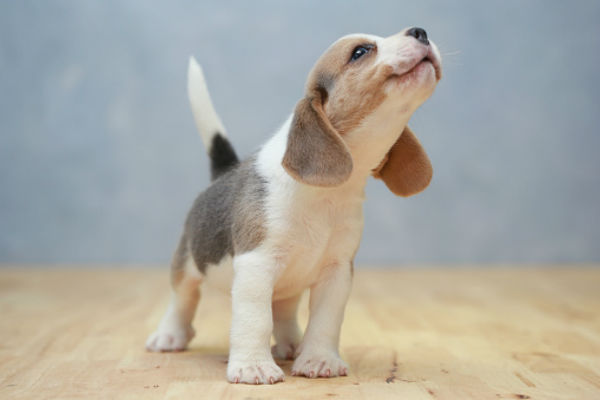
#> input picture Convolutions/dog.jpg, 600 x 400 px
$ python convolutions.py --image dog.jpg
#> lines starting #> are read from the running program, lines starting #| are printed output that depends on the picture
# import necessary packages
from skimage.exposure import rescale_intensity
import numpy as np
import argparse
import cv2

def convolve(image, K):
    (iH, iW) = image.shape[:2]
    (kH, kW) = K.shape[:2]
    pad = (kW - 1) // 2
    image = cv2.copyMakeBorder(image, pad, pad, pad, pad, cv2.BORDER_REPLICATE)
    output = np.zeros((iH, iW), dtype="float")

    # sliding the kernel from left-to-right and top-to-bottom
    for y in np.arange(pad, iH + pad):
        for x in np.arange(pad, iW + pad):
            # extracts the Region of Interest
            roi = image[y - pad:y + pad + 1, x - pad:x + pad + 1]
            # Convolution
            k = (roi * K).sum()
            output[y - pad, x - pad] = k

    # rescale output
    output = rescale_intensity(output, in_range=(0,255))
    output = (output * 255).astype("uint8")
    return output

# input path
ap = argparse.ArgumentParser()
ap.add_argument("-i", "--image", required=True, help="path to the input image")
args = vars(ap.parse_args())

# kernels
# for bluring
smallBlur = np.ones((7,7), dtype="float") * (1.0 / (7*7))
largeBlur = np.ones((21,21), dtype="float") * (1.0 / (21*21))
# for sharping
sharpen = np.array(([0, -1, 0], [-1, 5, -1], [0, -1, 0]), dtype="int")
# detect edge-like regions
laplacian = np.array(([0, 1, 0], [1, -4, 1], [0, 1, 0]), dtype="int")
#detect edge-like regions along both the x and y axis
sobelX = np.array(([-1, 0, 1], [-2, 0, 2], [-1, 0, 1]), dtype="int")
sobelY = np.array(([-1, -2, -1], [0, 0, 0], [1, 2, 1]), dtype="int")
# emboss kernel
emboss = np.array(([-2, -1, 0], [-1, 1, 1], [0, 1, 2]), dtype="int")

# kernel bank
kernelBank = (
    ("small_blur", smallBlur),
    ("large_blur", largeBlur),
    ("sharpen", sharpen),
    ("laplacian", laplacian),
    ("sobel_x", sobelX),
    ("sobel_y", sobelY),
    ("emboss", emboss))

# load the input image and convert it to grayscale
image = cv2.imread(args["image"])
#> image is the input picture: shape (400, 600, 3); mean B, G, R 161, 168.9, 170.5
gray = cv2.cvtColor(image, cv2.COLOR_BGR2GRAY)
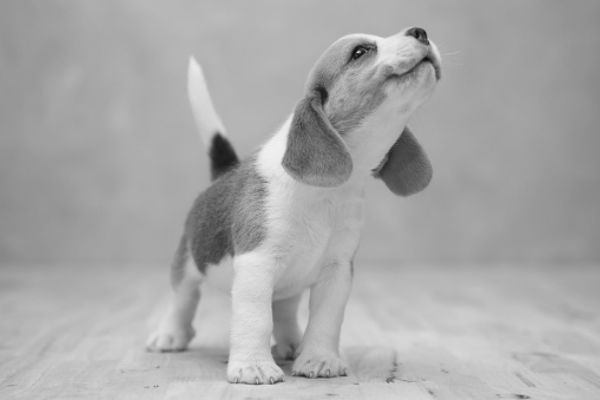
#> gray: shape (400, 600); min 5, max 243, mean 168.5

# loop over kernels
for (kernelName, K) in kernelBank:
    print("[INFO] applying {} kernel".format(kernelName))
    convolveOutput = convolve(gray, K)
    opencvOutput = cv2.filter2D(gray, -1, K)

    # show the output images
    cv2.imshow("Original", gray)
    cv2.imshow("{} - convole".format(kernelName), convolveOutput)
    cv2.imshow("{} - opencv".format(kernelName), opencvOutput)
    cv2.waitKey(0)
    cv2.destroyAllWindows()
#> this loop made 7 passes
#> pass 2, in convolve (call 2), `image = cv2.copyMakeBorder(image, pad, pad, pad, pad, cv2.BORDER_REPLI..`:
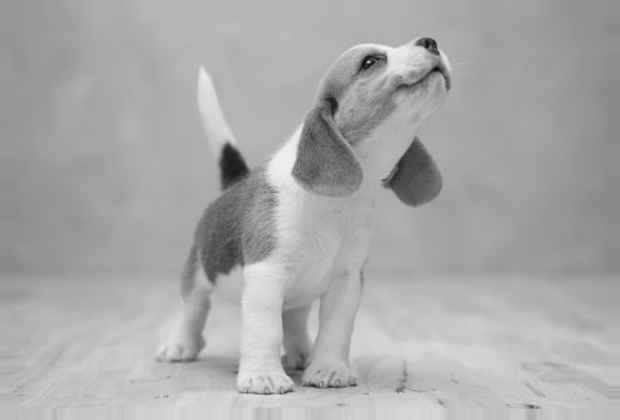
#> image: shape (420, 620); min 5, max 243, mean 168.8
